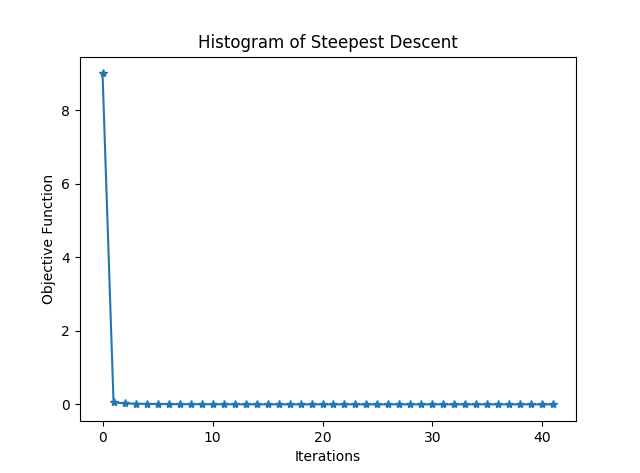

Python code for this plot:
'''
SteepestDescentAlgorithm
Date:   10/13/17
Class:  ME441_EngineeringOptimization
Author: Xiaoyi Liu
'''
import numpy as np
import matplotlib.pyplot as plt
from GoldenSection_For_Multiopt import GoldenSection

def fQuar(x):
    return x[0]**2+2*x[1]**2+2*x[2]**2 + 2*x[0]*x[1]+2*x[1]*x[2]

def dfQuar(x):
    return np.array([2*x[0]+2*x[1], 2*x[0]+4*x[1]+2*x[2], 2*x[1]+4*x[2]])

#SteepestDescentAlgorithm
x0=[1,1,1]
f0=fQuar(x0)
df0=dfQuar(x0)
epsilon=0.001
i=0
y=[]

while (np.linalg.norm(df0)>epsilon):
    y.append(f0)
    print('Step # = ',i)
    dr=-df0
    def localf(alpha):
        return fQuar(x0+alpha*dr)
    [ff,alpha0]=GoldenSection(localf,-1,1)
    print('df= ', df0, 'x= ', x0,'alpha= ',alpha0, 'f0= ',f0,'norm= ',np.linalg.norm(df0))
    x0=x0+alpha0*dr
    f0=fQuar(x0)
    df0=dfQuar(x0)
    i=i+1
plt.plot(y,'-*')
plt.xlabel('Iterations')
plt.ylabel('Objective Function')
plt.title('Histogram of Steepest Descent')
plt.show()
